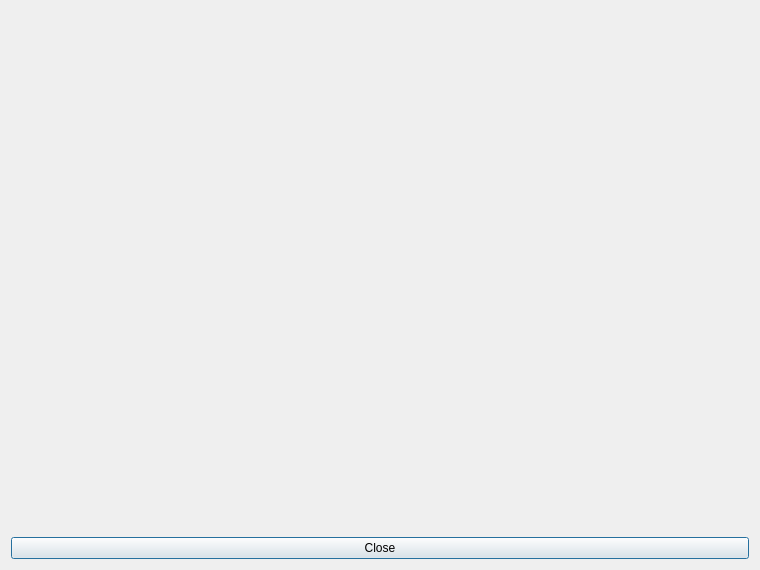
<?xml version='1.0' encoding='UTF-8'?>
<ui version="4.0">
 <class>CalibrationInspection</class>
 <widget class="QDialog" name="CalibrationInspection">
  <property name="geometry">
   <rect>
    <x>0</x>
    <y>0</y>
    <width>760</width>
    <height>570</height>
   </rect>
  </property>
  <layout class="QVBoxLayout" name="inspectionLayout">
   <item>
    <widget class="QLabel" name="calibrationSummary">
     <property name="wordWrap">
      <bool>true</bool>
     </property>
    </widget>
   </item>
   <item>
    <widget class="QStackedWidget" name="inspectionPages">
     <widget class="QWidget" name="spectrumPage">
      <layout class="QVBoxLayout" name="spectrumLayout">
       <property name="leftMargin">
        <number>0</number>
       </property>
       <property name="topMargin">
        <number>0</number>
       </property>
       <property name="rightMargin">
        <number>0</number>
       </property>
       <property name="bottomMargin">
        <number>0</number>
       </property>
       <item>
        <widget class="QFrame" name="spectrumHost">
         <layout class="QVBoxLayout" name="spectrumHostLayout">
          <property name="leftMargin">
           <number>0</number>
          </property>
          <property name="topMargin">
           <number>0</number>
          </property>
          <property name="rightMargin">
           <number>0</number>
          </property>
          <property name="bottomMargin">
           <number>0</number>
          </property>
         </layout>
        </widget>
       </item>
      </layout>
     </widget>
     <widget class="QWidget" name="statisticsPage">
      <layout class="QVBoxLayout" name="statisticsLayout">
       <property name="leftMargin">
        <number>0</number>
       </property>
       <property name="topMargin">
        <number>0</number>
       </property>
       <property name="rightMargin">
        <number>0</number>
       </property>
       <property name="bottomMargin">
        <number>0</number>
       </property>
       <item>
        <widget class="QPlainTextEdit" name="baselineStatistics">
         <property name="readOnly">
          <bool>true</bool>
         </property>
        </widget>
       </item>
      </layout>
     </widget>
    </widget>
   </item>
   <item>
    <widget class="QPushButton" name="closeInspection">
     <property name="text">
      <string>Close</string>
     </property>
    </widget>
   </item>
  </layout>
 </widget>
 <resources />
 <connections>
  <connection>
   <sender>closeInspection</sender>
   <signal>clicked()</signal>
   <receiver>CalibrationInspection</receiver>
   <slot>accept()</slot>
  </connection>
 </connections>
</ui>
